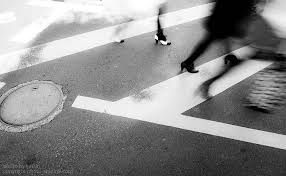
#> input picture test_unknown_blurred/test_blurred/images.jpg, 286 x 176 px
$ python blurred_detect.py   (older library calls are emulated)
#> lines starting #> are read from the running program, lines starting #| are printed output that depends on the picture
import cv2
import numpy as np
import os
import shutil


def is_blur(image_path, threshold=100):
    """支持中文路径的模糊检测"""
    try:
        with open(image_path, 'rb') as f:
            img_data = np.frombuffer(f.read(), dtype=np.uint8)
        image = cv2.imdecode(img_data, cv2.IMREAD_COLOR)

        if image is None:
            return False

        gray = cv2.cvtColor(image, cv2.COLOR_BGR2GRAY)
        score = cv2.Laplacian(gray, cv2.CV_64F).var()
        return score < threshold
    except:
        return False


import cv2
import numpy as np


def is_blur_fft(image_path, threshold=10, size=60):
    """
    通过FFT判断图片是否模糊（支持中文路径）
    :param image_path: 图片路径（支持中文）
    :param threshold: 高频分量阈值（默认10）
    :param size: 频域中心区域大小（默认60）
    :return: True（模糊） / False（清晰）
    """
#> called with image_path = 'test_blurred/images.jpg', threshold = -1.4, size = 60
    try:
        # 支持中文路径的读取方式
        with open(image_path, 'rb') as f:
            img_data = np.frombuffer(f.read(), dtype=np.uint8)
            image = cv2.imdecode(img_data, cv2.IMREAD_GRAYSCALE)  # 关键点：使用imdecode
#> image is the input picture: shape (176, 286); min 0, max 255, mean 140.4

        if image is None:
            print(f"警告：图片解码失败 {image_path}")
            return False

        h, w = image.shape
#> h = 176; w = 286
        cx, cy = w // 2, h // 2
#> cx = 143; cy = 88

        # FFT处理
        fft = np.fft.fft2(image)
        fft_shift = np.fft.fftshift(fft)
        fft_shift[cy - size:cy + size, cx - size:cx + size] = 0  # 屏蔽中心低频区域
        magnitude = np.log(np.abs(fft_shift) + 1e-10)  # 加小值防止log(0)
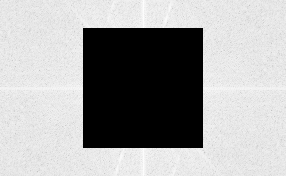
#> magnitude: shape (176, 286) float64; min -23.03, max 10.15, mean -1.44; drawn with min black and max white
        mean = np.mean(magnitude)
#> mean = -1.44

        print(f"{os.path.basename(image_path)} - 高频能量: {mean:.2f} (阈值: {threshold})")
#| images.jpg - 高频能量: -1.44 (阈值: -1.4)
        return mean < threshold

    except Exception as e:
        print(f"处理图片 {image_path} 时出错: {str(e)}")
        return False

print(is_blur_fft(f"test_blurred/images.jpg", threshold=-1.4))

$ run again, with test_unknown_blurred/test_blurred/u=2842222312,4052568814&fm=253&fmt=auto&app=138&f=JPEG.webp saved as test_unknown_blurred/test_blurred/images.jpg
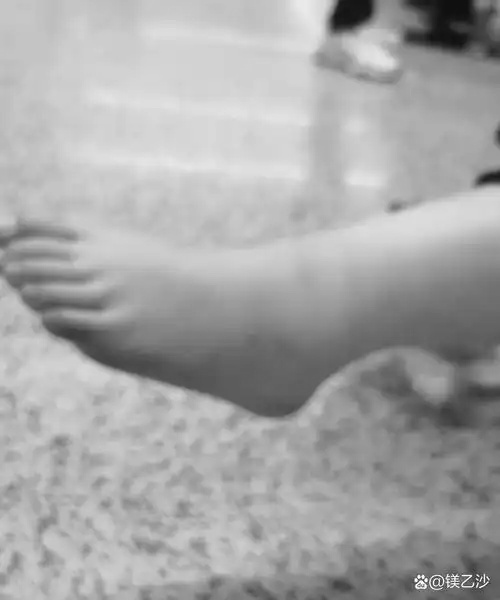
#> input picture test_unknown_blurred/test_blurred/u=2842222312,4052568814&fm=253&fmt=auto&app=138&f=JPEG.webp, 500 x 600 px
#> in is_blur_fft, image is the input picture: shape (600, 500); min 15, max 255, mean 166.5
#> in is_blur_fft, `magnitude = np.log(np.abs(fft_shift) + 1e-10)`:
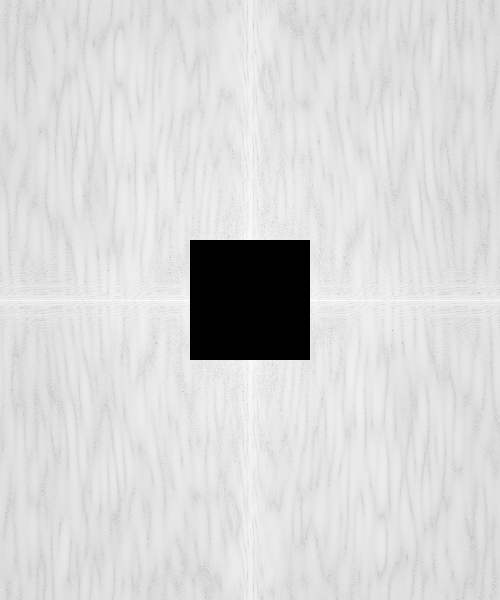
#> magnitude: shape (600, 500) float64; min -23.03, max 10.94, mean 5.64; drawn with min black and max white
#> mean = 5.64
#| images.jpg - 高频能量: 5.64 (阈值: -1.4)
